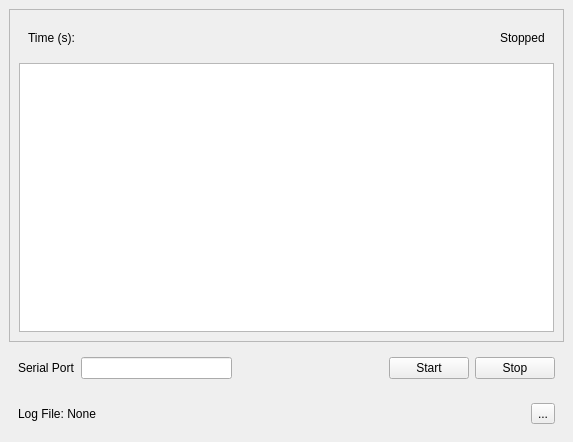
<?xml version="1.0" encoding="UTF-8"?>
<ui version="4.0">
 <class>MainWindow</class>
 <widget class="QMainWindow" name="MainWindow">
  <property name="geometry">
   <rect>
    <x>0</x>
    <y>0</y>
    <width>573</width>
    <height>442</height>
   </rect>
  </property>
  <property name="sizePolicy">
   <sizepolicy hsizetype="Expanding" vsizetype="Expanding">
    <horstretch>0</horstretch>
    <verstretch>0</verstretch>
   </sizepolicy>
  </property>
  <property name="windowTitle">
   <string>Capillary  Sensor</string>
  </property>
  <widget class="QWidget" name="centralwidget">
   <layout class="QVBoxLayout" name="verticalLayout">
    <item>
     <widget class="QFrame" name="frame">
      <property name="frameShape">
       <enum>QFrame::StyledPanel</enum>
      </property>
      <property name="frameShadow">
       <enum>QFrame::Raised</enum>
      </property>
      <layout class="QVBoxLayout" name="verticalLayout_3">
       <item>
        <widget class="QWidget" name="widget_3" native="true">
         <layout class="QHBoxLayout" name="horizontalLayout_3">
          <item>
           <widget class="QLabel" name="timeLabel">
            <property name="sizePolicy">
             <sizepolicy hsizetype="Preferred" vsizetype="Fixed">
              <horstretch>0</horstretch>
              <verstretch>0</verstretch>
             </sizepolicy>
            </property>
            <property name="text">
             <string>Time (s): </string>
            </property>
           </widget>
          </item>
          <item>
           <spacer name="horizontalSpacer_2">
            <property name="orientation">
             <enum>Qt::Horizontal</enum>
            </property>
            <property name="sizeHint" stdset="0">
             <size>
              <width>40</width>
              <height>20</height>
             </size>
            </property>
           </spacer>
          </item>
          <item>
           <widget class="QLabel" name="stateLabel">
            <property name="text">
             <string>Stopped</string>
            </property>
           </widget>
          </item>
         </layout>
        </widget>
       </item>
       <item>
        <widget class="QTableWidget" name="tableWidget">
         <property name="sizePolicy">
          <sizepolicy hsizetype="Expanding" vsizetype="Expanding">
           <horstretch>0</horstretch>
           <verstretch>0</verstretch>
          </sizepolicy>
         </property>
         <property name="editTriggers">
          <set>QAbstractItemView::NoEditTriggers</set>
         </property>
         <property name="selectionMode">
          <enum>QAbstractItemView::NoSelection</enum>
         </property>
         <property name="selectionBehavior">
          <enum>QAbstractItemView::SelectItems</enum>
         </property>
        </widget>
       </item>
      </layout>
     </widget>
    </item>
    <item>
     <widget class="QWidget" name="widget" native="true">
      <property name="sizePolicy">
       <sizepolicy hsizetype="Preferred" vsizetype="Fixed">
        <horstretch>0</horstretch>
        <verstretch>0</verstretch>
       </sizepolicy>
      </property>
      <layout class="QHBoxLayout" name="horizontalLayout">
       <item>
        <widget class="QLabel" name="label">
         <property name="text">
          <string>Serial Port</string>
         </property>
        </widget>
       </item>
       <item>
        <widget class="QLineEdit" name="serialPortEdit"/>
       </item>
       <item>
        <spacer name="horizontalSpacer">
         <property name="orientation">
          <enum>Qt::Horizontal</enum>
         </property>
         <property name="sizeHint" stdset="0">
          <size>
           <width>40</width>
           <height>20</height>
          </size>
         </property>
        </spacer>
       </item>
       <item>
        <widget class="QPushButton" name="startPushButton">
         <property name="text">
          <string>Start</string>
         </property>
        </widget>
       </item>
       <item>
        <widget class="QPushButton" name="stopPushButton">
         <property name="text">
          <string>Stop</string>
         </property>
        </widget>
       </item>
      </layout>
     </widget>
    </item>
    <item>
     <widget class="QWidget" name="widget_2" native="true">
      <layout class="QHBoxLayout" name="horizontalLayout_2">
       <item>
        <widget class="QLabel" name="logFileLabel">
         <property name="text">
          <string>Log File: None</string>
         </property>
        </widget>
       </item>
       <item>
        <widget class="QToolButton" name="filePushButton">
         <property name="text">
          <string>...</string>
         </property>
        </widget>
       </item>
      </layout>
     </widget>
    </item>
   </layout>
  </widget>
 </widget>
 <resources/>
 <connections/>
</ui>
